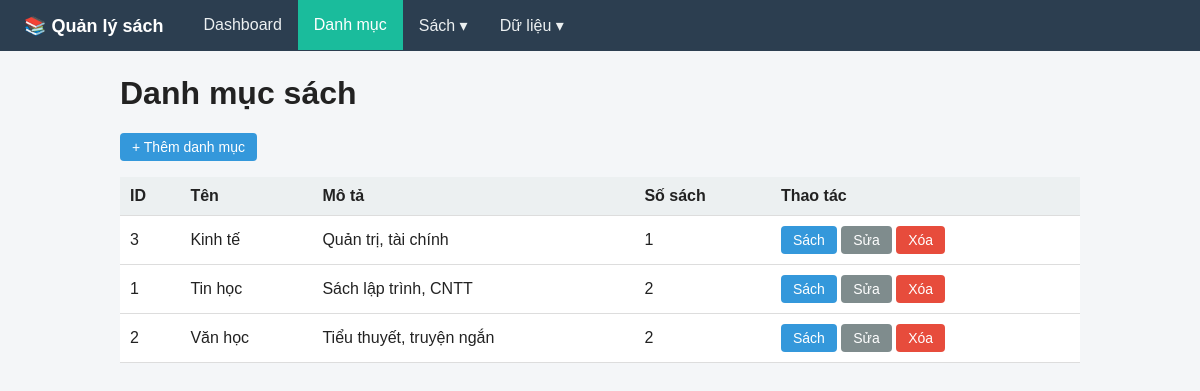
The app's page /danh-muc with its own data.
### app.py (models this page shows, shortened)
class Category(db.Model):
  id: Mapped[int] = mapped_column(primary_key=True)
  name: Mapped[str] = mapped_column(String(100), unique=True)
  description: Mapped[Optional[str]] = mapped_column(String(255))
  books: Mapped[List["Book"]] = relationship(back_populates="category")

### app.py (the view)
@app.get("/danh-muc")
def category_list():
  return render_template("category_list.html", categories=get_categories())

### app.py (called while the page is built)
def get_categories():
  return db.session.execute(
    db.select(Category).order_by(Category.name)
  ).scalars().all()

@app.context_processor
def inject_menu():
  return {"menu_categories": get_categories()}

### templates/category_list.html
{% extends "base.html" %}
{% block content %}
<h1>Danh mục sách</h1>
<p><a class="btn" href="{{ url_for('category_add') }}">+ Thêm danh mục</a></p>
<table>
  <tr><th>ID</th><th>Tên</th><th>Mô tả</th><th>Số sách</th><th>Thao tác</th></tr>
  {% for c in categories %}
  <tr>
    <td>{{ c.id }}</td>
    <td>{{ c.name }}</td>
    <td>{{ c.description or "" }}</td>
    <td>{{ c.books|length }}</td>
    <td>
      <a class="btn" href="{{ url_for('book_list', category_id=c.id) }}">Sách</a>
      <a class="btn gray" href="{{ url_for('category_edit', category_id=c.id) }}">Sửa</a>
      <form class="inline" method="post"
            action="{{ url_for('category_delete', category_id=c.id) }}"
            onsubmit="return confirm('Xóa danh mục này?');">
        <button class="btn danger">Xóa</button>
      </form>
    </td>
  </tr>
  {% else %}
  <tr><td colspan="5">Chưa có danh mục.</td></tr>
  {% endfor %}
</table>
{% endblock %}

### templates/base.html (style rules this page uses)
body { font-family: Arial, sans-serif; margin: 0; background: #f4f6f8; color: #222; }
table { width: 100%; border-collapse: collapse; background: #fff; }
th, td { padding: 10px; border-bottom: 1px solid #ddd; text-align: left; }
th { background: #ecf0f1; }
.btn { display: inline-block; padding: 6px 12px; background: #3498db; color: #fff; border: 0; border-radius: 4px; text-decoration: none; cursor: pointer; font-size: 14px; }
.btn.danger { background: #e74c3c; }
.btn.gray { background: #7f8c8d; }
form.inline { display: inline; }

### records on screen
Category: id "3", name "Kinh tế", description "Quản trị, tài chính", books|length "1"
Category: id "1", name "Tin học", description "Sách lập trình, CNTT", books|length "2"
Category: id "2", name "Văn học", description "Tiểu thuyết, truyện ngắn", books|length "2"
